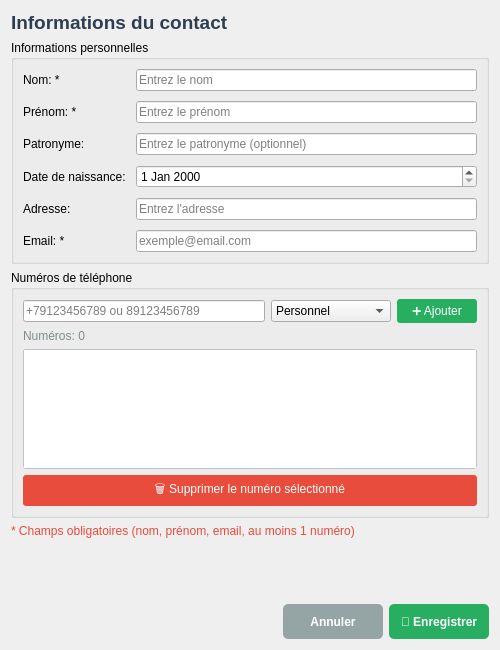
<?xml version="1.0" encoding="UTF-8"?>
<ui version="4.0">
 <class>ContactDialog</class>
 <widget class="QDialog" name="ContactDialog">
  <property name="geometry">
   <rect>
    <x>0</x>
    <y>0</y>
    <width>500</width>
    <height>650</height>
   </rect>
  </property>
  <property name="windowTitle">
   <string>Contact</string>
  </property>
  <layout class="QVBoxLayout" name="verticalLayout">
   <item>
    <widget class="QLabel" name="lblHeader">
     <property name="text">
      <string>&lt;html&gt;&lt;head/&gt;&lt;body&gt;&lt;p&gt;&lt;span style=&quot; font-size:14pt; font-weight:700; color:#2c3e50;&quot;&gt;Informations du contact&lt;/span&gt;&lt;/p&gt;&lt;/body&gt;&lt;/html&gt;</string>
     </property>
    </widget>
   </item>
   <item>
    <widget class="QGroupBox" name="groupBoxPersonalInfo">
     <property name="title">
      <string>Informations personnelles</string>
     </property>
     <layout class="QFormLayout" name="formLayout">
      <property name="horizontalSpacing">
       <number>10</number>
      </property>
      <property name="verticalSpacing">
       <number>10</number>
      </property>
      <item row="0" column="0">
       <widget class="QLabel" name="lblName">
        <property name="text">
         <string>Nom: *</string>
        </property>
       </widget>
      </item>
      <item row="0" column="1">
       <widget class="QLineEdit" name="lineEditName">
        <property name="placeholderText">
         <string>Entrez le nom</string>
        </property>
       </widget>
      </item>
      <item row="1" column="0">
       <widget class="QLabel" name="lblSurname">
        <property name="text">
         <string>Prénom: *</string>
        </property>
       </widget>
      </item>
      <item row="1" column="1">
       <widget class="QLineEdit" name="lineEditSurname">
        <property name="placeholderText">
         <string>Entrez le prénom</string>
        </property>
       </widget>
      </item>
      <item row="2" column="0">
       <widget class="QLabel" name="lblPatronym">
        <property name="text">
         <string>Patronyme:</string>
        </property>
       </widget>
      </item>
      <item row="2" column="1">
       <widget class="QLineEdit" name="lineEditPatronym">
        <property name="placeholderText">
         <string>Entrez le patronyme (optionnel)</string>
        </property>
       </widget>
      </item>
      <item row="3" column="0">
       <widget class="QLabel" name="lblBornDate">
        <property name="text">
         <string>Date de naissance:</string>
        </property>
       </widget>
      </item>
      <item row="3" column="1">
       <widget class="QDateEdit" name="dateEdit"/>
      </item>
      <item row="4" column="0">
       <widget class="QLabel" name="lblAddress">
        <property name="text">
         <string>Adresse:</string>
        </property>
       </widget>
      </item>
      <item row="4" column="1">
       <widget class="QLineEdit" name="lineEditAddress">
        <property name="placeholderText">
         <string>Entrez l'adresse</string>
        </property>
       </widget>
      </item>
      <item row="5" column="0">
       <widget class="QLabel" name="lblEmail">
        <property name="text">
         <string>Email: *</string>
        </property>
       </widget>
      </item>
      <item row="5" column="1">
       <widget class="QLineEdit" name="lineEditEmail">
        <property name="placeholderText">
         <string>exemple@email.com</string>
        </property>
       </widget>
      </item>
     </layout>
    </widget>
   </item>
   <item>
    <widget class="QGroupBox" name="groupBoxNumbers">
     <property name="title">
      <string>Numéros de téléphone</string>
     </property>
     <layout class="QVBoxLayout" name="verticalLayout_2">
      <item>
       <layout class="QHBoxLayout" name="horizontalLayout">
        <item>
         <widget class="QLineEdit" name="lineEditNumber">
          <property name="placeholderText">
           <string>+79123456789 ou 89123456789</string>
          </property>
         </widget>
        </item>
        <item>
         <widget class="QComboBox" name="comboBoxNumberType">
          <property name="minimumSize">
           <size>
            <width>120</width>
            <height>0</height>
           </size>
          </property>
          <item>
           <property name="text">
            <string>Personnel</string>
           </property>
          </item>
          <item>
           <property name="text">
            <string>Domicile</string>
           </property>
          </item>
          <item>
           <property name="text">
            <string>Travail</string>
           </property>
          </item>
         </widget>
        </item>
        <item>
         <widget class="QPushButton" name="btnAddNumber">
          <property name="minimumSize">
           <size>
            <width>80</width>
            <height>0</height>
           </size>
          </property>
          <property name="text">
           <string>➕ Ajouter</string>
          </property>
          <property name="styleSheet">
           <string notr="true">QPushButton {
    background-color: #27ae60;
    color: white;
    border: none;
    border-radius: 3px;
    padding: 5px;
}
QPushButton:hover {
    background-color: #229954;
}</string>
          </property>
         </widget>
        </item>
       </layout>
      </item>
      <item>
       <widget class="QLabel" name="lblNumberCount">
        <property name="text">
         <string>Numéros: 0</string>
        </property>
        <property name="styleSheet">
         <string notr="true">color: #7f8c8d; font-size: 9pt;</string>
        </property>
       </widget>
      </item>
      <item>
       <widget class="QListWidget" name="numberListWidget">
        <property name="maximumSize">
         <size>
          <width>16777215</width>
          <height>120</height>
         </size>
        </property>
        <property name="styleSheet">
         <string notr="true">QListWidget {
    border: 1px solid #bdc3c7;
    border-radius: 3px;
}
QListWidget::item {
    padding: 5px;
}
QListWidget::item:selected {
    background-color: #3498db;
    color: white;
}</string>
        </property>
       </widget>
      </item>
      <item>
       <widget class="QPushButton" name="btnRemoveNumber">
        <property name="text">
         <string>🗑️ Supprimer le numéro sélectionné</string>
        </property>
        <property name="styleSheet">
         <string notr="true">QPushButton {
    background-color: #e74c3c;
    color: white;
    border: none;
    border-radius: 3px;
    padding: 5px;
}
QPushButton:hover {
    background-color: #c0392b;
}</string>
        </property>
       </widget>
      </item>
     </layout>
    </widget>
   </item>
   <item>
    <widget class="QLabel" name="lblRequired">
     <property name="text">
      <string>&lt;html&gt;&lt;head/&gt;&lt;body&gt;&lt;p&gt;&lt;span style=&quot; font-size:9pt; color:#e74c3c;&quot;&gt;* Champs obligatoires (nom, prénom, email, au moins 1 numéro)&lt;/span&gt;&lt;/p&gt;&lt;/body&gt;&lt;/html&gt;</string>
     </property>
    </widget>
   </item>
   <item>
    <spacer name="verticalSpacer">
     <property name="orientation">
      <enum>Qt::Vertical</enum>
     </property>
     <property name="sizeHint" stdset="0">
      <size>
       <width>20</width>
       <height>40</height>
      </size>
     </property>
    </spacer>
   </item>
   <item>
    <layout class="QHBoxLayout" name="horizontalLayout_2">
     <item>
      <spacer name="horizontalSpacer">
       <property name="orientation">
        <enum>Qt::Horizontal</enum>
       </property>
       <property name="sizeHint" stdset="0">
        <size>
         <width>40</width>
         <height>20</height>
        </size>
       </property>
      </spacer>
     </item>
     <item>
      <widget class="QPushButton" name="btnCancel">
       <property name="minimumSize">
        <size>
         <width>100</width>
         <height>35</height>
        </size>
       </property>
       <property name="text">
        <string>Annuler</string>
       </property>
       <property name="styleSheet">
        <string notr="true">QPushButton {
    background-color: #95a5a6;
    color: white;
    border: none;
    border-radius: 5px;
    font-weight: bold;
}
QPushButton:hover {
    background-color: #7f8c8d;
}</string>
       </property>
      </widget>
     </item>
     <item>
      <widget class="QPushButton" name="btnSave">
       <property name="minimumSize">
        <size>
         <width>100</width>
         <height>35</height>
        </size>
       </property>
       <property name="text">
        <string>💾 Enregistrer</string>
       </property>
       <property name="styleSheet">
        <string notr="true">QPushButton {
    background-color: #27ae60;
    color: white;
    border: none;
    border-radius: 5px;
    font-weight: bold;
}
QPushButton:hover {
    background-color: #229954;
}
QPushButton:disabled {
    background-color: #bdc3c7;
    color: #7f8c8d;
}</string>
       </property>
      </widget>
     </item>
    </layout>
   </item>
  </layout>
 </widget>
 <resources/>
 <connections/>
</ui>
